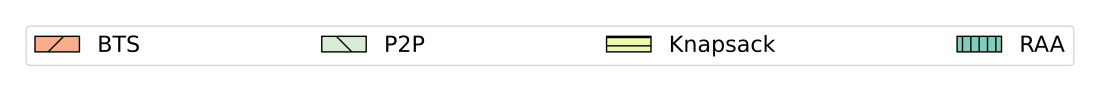

The script that saved this image:
import matplotlib.pyplot as plt
from matplotlib.patches import Patch

BASE_COLOR_PULLING = "#7fcdbb"
BASE_COLOR_EXTRA = "#edf8b1"
LIGHTD_COLOR_PULLING = "#d9ebd4"
LIGHTD_COLOR_EXTRA = "#f8ac8c"

HATCH_1 = "||"
HATCH_2 = "--"
HATCH_3 = "\\"
HATCH_4 = "/"

# 创建一个空白图
fig, ax = plt.subplots(1, 1, figsize=(11, 1.0))

legend_elements = [
    Patch(
        facecolor=LIGHTD_COLOR_EXTRA,
        edgecolor="black",
        hatch=HATCH_4,
        label="BTS",
    ),
    Patch(
        facecolor=LIGHTD_COLOR_PULLING,
        edgecolor="black",
        hatch=HATCH_3,
        label="P2P",
    ),
    Patch(
        facecolor=BASE_COLOR_EXTRA,
        edgecolor="black",
        hatch=HATCH_2,
        label="Knapsack",
    ),
    Patch(
        facecolor=BASE_COLOR_PULLING,
        edgecolor="black",
        hatch=HATCH_1,
        label="RAA",
    ),
]

# 创建图例
plt.legend(handles=legend_elements, ncol=4, mode="expand", prop={"size": 16})

# 关闭图的坐标轴
ax.axis("off")
plt.tight_layout()

# 保存图例到文件
plt.savefig("legend.pdf")

plt.show()
